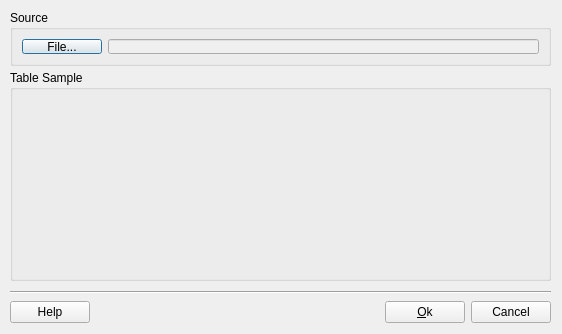
<?xml version="1.0" encoding="UTF-8"?>
<ui version="4.0">
 <class>ImportTableDialogForm</class>
 <widget class="QDialog" name="ImportTableDialogForm">
  <property name="geometry">
   <rect>
    <x>0</x>
    <y>0</y>
    <width>562</width>
    <height>334</height>
   </rect>
  </property>
  <property name="windowTitle">
   <string>Import Table</string>
  </property>
  <widget class="QGroupBox" name="m_fileGroupBox">
   <property name="geometry">
    <rect>
     <x>10</x>
     <y>10</y>
     <width>541</width>
     <height>56</height>
    </rect>
   </property>
   <property name="title">
    <string>Source</string>
   </property>
   <layout class="QGridLayout" name="gridLayout">
    <item row="0" column="0">
     <widget class="QPushButton" name="m_filePushButton">
      <property name="text">
       <string>File...</string>
      </property>
     </widget>
    </item>
    <item row="0" column="1">
     <widget class="QLineEdit" name="lineEdit">
      <property name="enabled">
       <bool>false</bool>
      </property>
      <property name="readOnly">
       <bool>false</bool>
      </property>
     </widget>
    </item>
   </layout>
  </widget>
  <widget class="QGroupBox" name="m_tableSampleGroupBox">
   <property name="enabled">
    <bool>true</bool>
   </property>
   <property name="geometry">
    <rect>
     <x>10</x>
     <y>70</y>
     <width>541</width>
     <height>211</height>
    </rect>
   </property>
   <property name="title">
    <string>Table Sample</string>
   </property>
  </widget>
  <widget class="QWidget" name="">
   <property name="geometry">
    <rect>
     <x>10</x>
     <y>290</y>
     <width>541</width>
     <height>36</height>
    </rect>
   </property>
   <layout class="QGridLayout" name="gridLayout_3">
    <item row="0" column="0">
     <widget class="Line" name="line_2">
      <property name="orientation">
       <enum>Qt::Horizontal</enum>
      </property>
     </widget>
    </item>
    <item row="1" column="0">
     <layout class="QGridLayout" name="gridLayout_14">
      <item row="0" column="0">
       <widget class="te::qt::widgets::HelpPushButton" name="m_helpPushButton">
        <property name="text">
         <string>Help</string>
        </property>
       </widget>
      </item>
      <item row="0" column="1">
       <spacer name="horizontalSpacer">
        <property name="orientation">
         <enum>Qt::Horizontal</enum>
        </property>
        <property name="sizeHint" stdset="0">
         <size>
          <width>40</width>
          <height>20</height>
         </size>
        </property>
       </spacer>
      </item>
      <item row="0" column="2">
       <widget class="QPushButton" name="m_okPushButton">
        <property name="text">
         <string>&amp;Ok</string>
        </property>
       </widget>
      </item>
      <item row="0" column="3">
       <widget class="QPushButton" name="m_cancelPushButton">
        <property name="text">
         <string>Cancel</string>
        </property>
       </widget>
      </item>
     </layout>
    </item>
   </layout>
  </widget>
 </widget>
 <customwidgets>
  <customwidget>
   <class>te::qt::widgets::HelpPushButton</class>
   <extends>QPushButton</extends>
   <header>terralib/qt/widgets/help/HelpPushButton.h</header>
  </customwidget>
 </customwidgets>
 <resources/>
 <connections/>
</ui>
